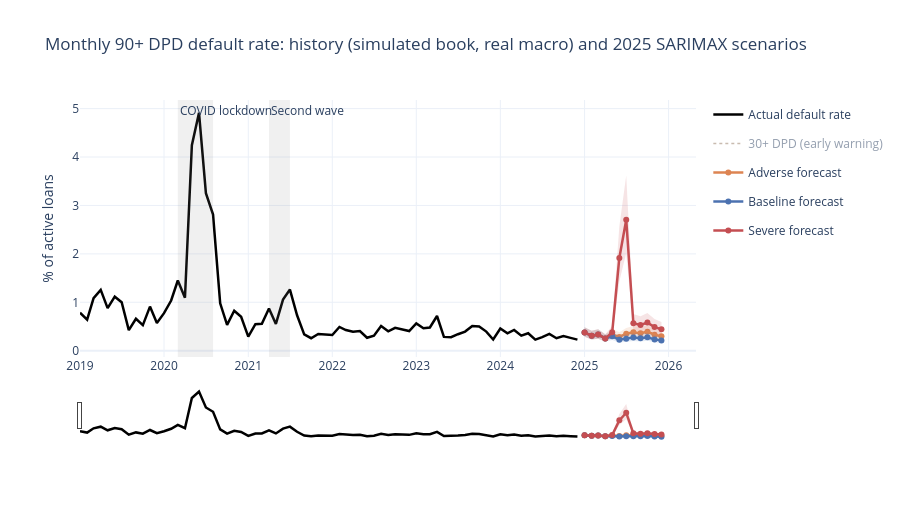

The notebook cell saved with this chart:
### Markdown cell above
## 4. Dynamic visualisations
### 4a. Portfolio default rate — history and 2025 scenarios (toggle scenarios in the legend, zoom with the range slider)

### Code cell
colors = {'Baseline': '#4c72b0', 'Adverse': '#dd8452', 'Severe': '#c44e52'}
fig_ts = go.Figure()
fig_ts.add_trace(go.Scatter(x=pm['date'], y=pm['default_rate'] * 100, name='Actual default rate', line=dict(color='black', width=2.5)))
fig_ts.add_trace(go.Scatter(x=pm['date'], y=pm['dpd30_plus_rate'] * 100, name='30+ DPD (early warning)', line=dict(color='#937860', width=1.5, dash='dot'), visible='legendonly'))
for name, g in scen.groupby('scenario'):
    fig_ts.add_trace(go.Scatter(x=pd.concat([g['date'], g['date'][::-1]]), y=pd.concat([g['upper80'], g['lower80'][::-1]]), fill='toself',
                                fillcolor=colors[name], opacity=0.15, line=dict(width=0), name=f'{name} 80% band', legendgroup=name, showlegend=False, hoverinfo='skip'))
    fig_ts.add_trace(go.Scatter(x=g['date'], y=g['forecast'], name=f'{name} forecast', line=dict(color=colors[name], width=2.5), legendgroup=name))
for start, end, label in [('2020-03-01', '2020-08-01', 'COVID lockdown'), ('2021-04-01', '2021-07-01', 'Second wave')]:
    fig_ts.add_vrect(x0=start, x1=end, fillcolor='grey', opacity=0.12, line_width=0, annotation_text=label, annotation_position='top left')
fig_ts.update_layout(title='Monthly 90+ DPD default rate: history (simulated book, real macro) and 2025 SARIMAX scenarios', yaxis_title='% of active loans',
                     xaxis=dict(rangeslider=dict(visible=True)), hovermode='x unified', height=520, template='plotly_white')
fig_ts.show()
